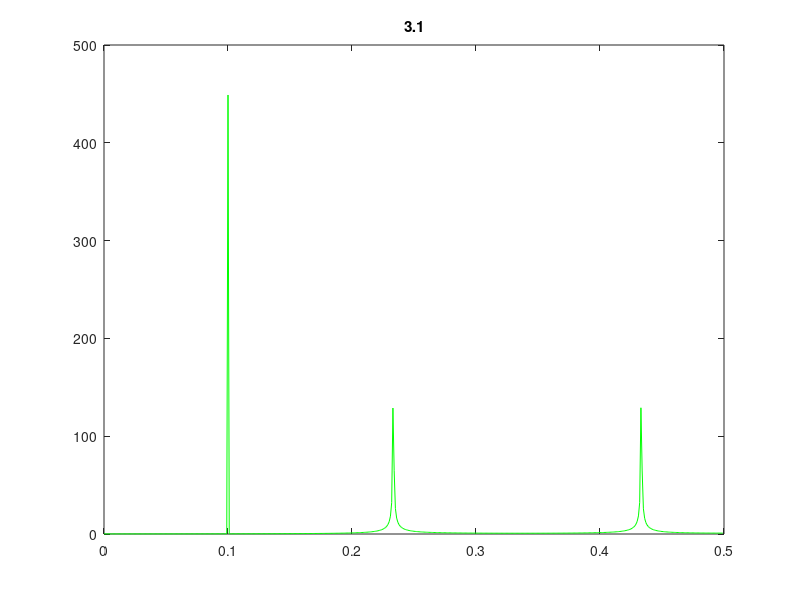

Write the MATLAB code that produced this figure. (Note: this script raises an error after producing the figure.)
% To calculate the spectrum of the nonuniformly sampled signal
N=1000; % Number of samples
freq=3.1 % Frequency 0.3, 0.7, 1.3, 2.7, 3.3, 3.7, etc.
rm=[0 0.05 0.05]; % Nonuniform sampling ratio
am=[];
% Nonuniform sampling ratio for 1000 samples
for n=1:333,
    am=[am,rm];
end
am=[am,0]; % Pad zero to the 1000-th sampling
for n=1:N,
    xn(n)=cos(2*pi*freq*(n-1+am(n))); % Nonuniform sampling
end
XN=abs(fft(xn)); % Magnitude spectrum
XN=XN(1:N/2);
plot(0:0.001:(N/2-1)/N, XN,'green') % Plot of spectrum  
title(freq)
%title('DFT spectrum')
%a=numel(findpeaks(XN));

pks = findpeaks(XN)
[pks,locs] = findpeaks(XN)
[pks,locs,w,p] = findpeaks(XN)

%error percentage

if(numel(locs)==1 || numel(locs) ==3)
  freq2 = locs(ceil(end/2));
     else 
        freq2 = locs(end);
end

errorp = (((freq2/1000)-freq)/freq )*100;

disp (errorp);

    


